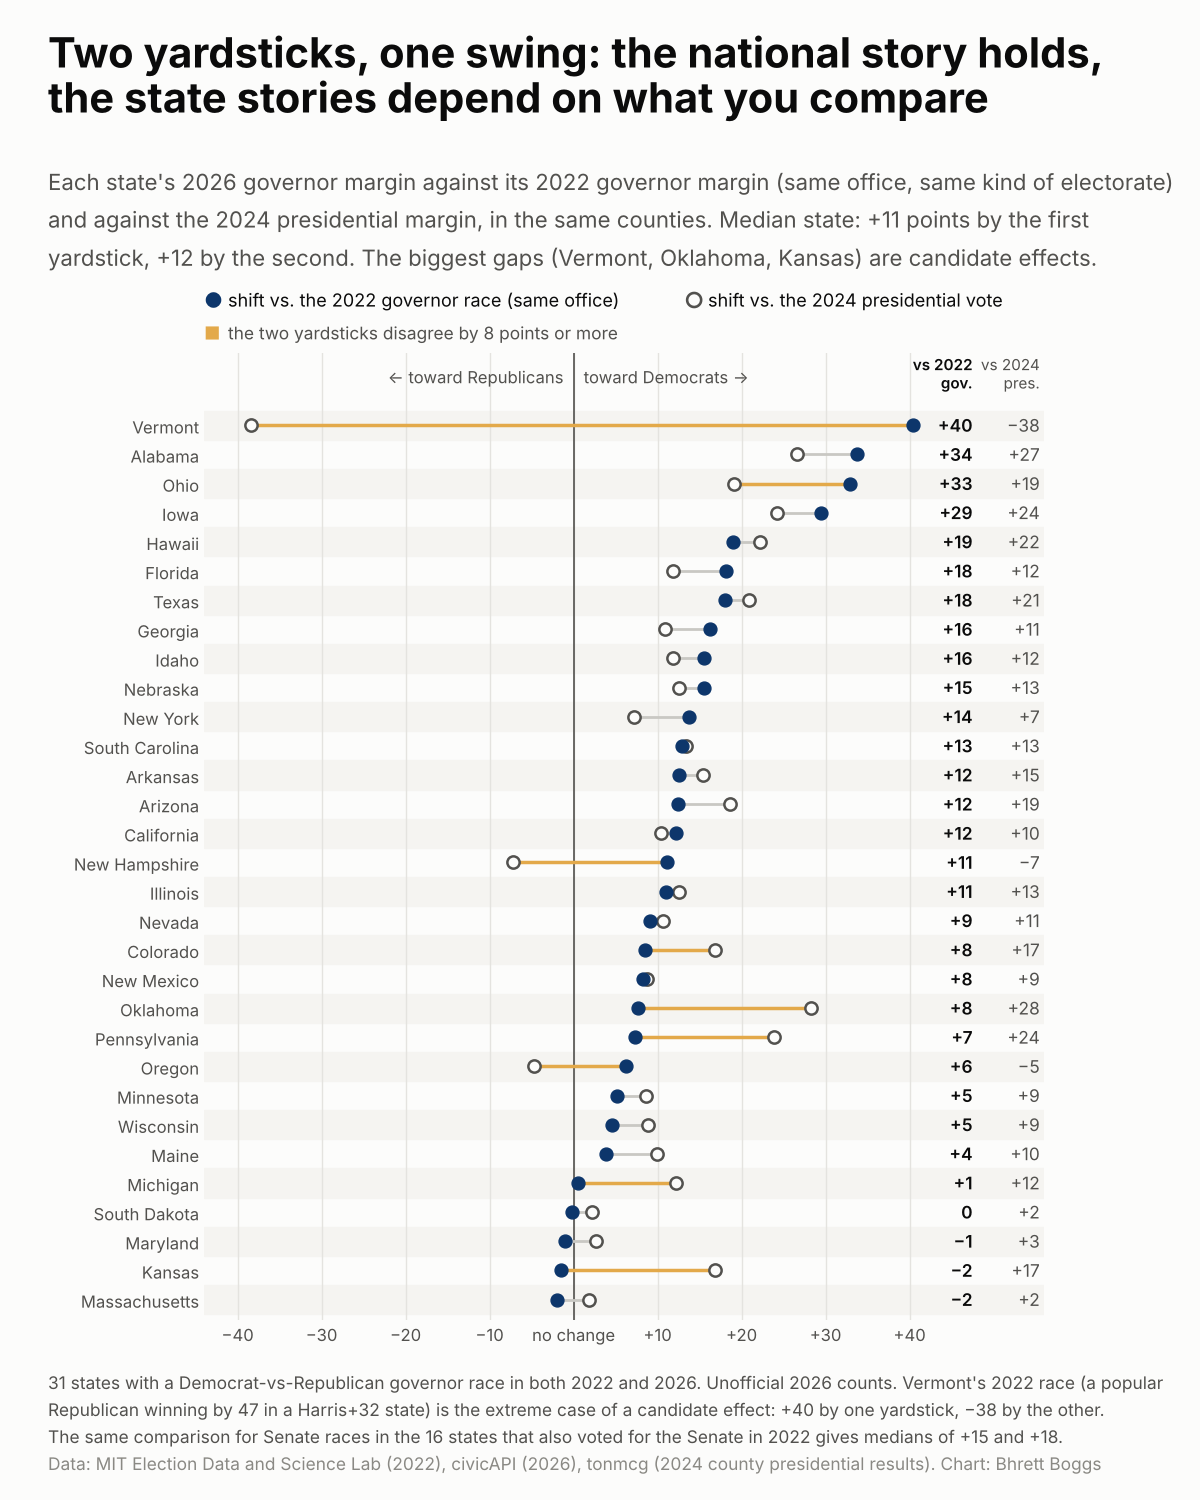

The Python source for this figure:
"""Two yardsticks for one swing: each governor race's shift measured against 2022's governor race,
and against the 2024 presidential vote, in the same counties.

Reads  data/clean/county_shift_2022_2026.csv                 2022 -> 2026 same-office county results
       data/raw/tonmcg/2024_US_County_Level_Presidential_Results.csv
Writes viz/two_yardsticks/two_yardsticks.png

Every "shift since 2024" in this project compares a governor or Senate race with a presidential race.
This chart shows what that choice does: statewide, the two baselines agree on the size of the national
swing but disagree, sometimes wildly, on individual states — the gap is candidates and offices, not voters.
"""
import sys
from pathlib import Path

import matplotlib.pyplot as plt
import numpy as np
import pandas as pd

sys.path.insert(0, str(Path(__file__).resolve().parents[1]))
from style import ACCENT, CLEAN, FIGSIZE, GRID, INK, INK_2, MUTED, SURFACE, footer, setup, titles  # noqa: E402

HERE = Path(__file__).resolve().parent
RAW = HERE.parents[1] / "data" / "raw"
NAMES = {"AL": "Alabama", "AZ": "Arizona", "AR": "Arkansas", "CA": "California", "CO": "Colorado", "FL": "Florida",
         "GA": "Georgia", "HI": "Hawaii", "ID": "Idaho", "IL": "Illinois", "IA": "Iowa", "KS": "Kansas", "ME": "Maine",
         "MD": "Maryland", "MA": "Massachusetts", "MI": "Michigan", "MN": "Minnesota", "NE": "Nebraska", "NV": "Nevada",
         "NH": "New Hampshire", "NM": "New Mexico", "NY": "New York", "OH": "Ohio", "OK": "Oklahoma", "OR": "Oregon",
         "PA": "Pennsylvania", "SC": "South Carolina", "SD": "South Dakota", "TX": "Texas", "VT": "Vermont",
         "WI": "Wisconsin"}
CLIP = 42


def build() -> pd.DataFrame:
    m = pd.read_csv(CLEAN / "county_shift_2022_2026.csv", dtype={"county_fips": str})
    m = m[m.office == "GOV"]
    b = pd.read_csv(RAW / "tonmcg" / "2024_US_County_Level_Presidential_Results.csv", dtype={"county_fips": str})
    m = m.merge(b[["county_fips", "votes_dem", "votes_gop", "total_votes"]], on="county_fips", how="inner")
    s = m.groupby("state")[["dem_2022", "rep_2022", "votes_2022", "dem_2026", "rep_2026", "votes_2026",
                            "votes_dem", "votes_gop", "total_votes"]].sum()
    s["m22"] = (s.dem_2022 - s.rep_2022) / s.votes_2022 * 100
    s["m24"] = (s.votes_dem - s.votes_gop) / s.total_votes * 100
    s["m26"] = (s.dem_2026 - s.rep_2026) / s.votes_2026 * 100
    s["vs22"] = s.m26 - s.m22
    s["vs24"] = s.m26 - s.m24
    return s.sort_values("vs22")


def fmt(v: float) -> str:
    return "0" if round(v) == 0 else f"{v:+.0f}".replace("-", "−")


def main() -> None:
    setup()
    s = build()
    med22, med24 = s.vs22.median(), s.vs24.median()
    s["gap"] = (s.vs22 - s.vs24).abs()

    fig = plt.figure(figsize=FIGSIZE, dpi=100)
    ax = fig.add_axes([0.17, 0.12, 0.70, 0.645])
    y = np.arange(len(s))
    for i in range(0, len(s), 2):
        ax.axhspan(i - 0.5, i + 0.5, color="#f5f4f1", zorder=0)
    ax.axvline(0, color=INK_2, lw=1.2, zorder=2)
    for yi, (st, r) in zip(y, s.iterrows()):
        a, b = np.clip(r.vs22, -CLIP, CLIP), np.clip(r.vs24, -CLIP, CLIP)
        ax.plot([a, b], [yi, yi], color="#c9c8c3" if r.gap < 8 else "#e3a94a", lw=2.5 if r.gap >= 8 else 2, zorder=2,
                solid_capstyle="round")
        ax.scatter([b], [yi], s=78, facecolor=SURFACE, edgecolor=INK_2, lw=1.8, zorder=3)
        ax.scatter([a], [yi], s=86, color=ACCENT, zorder=4)
        ax.text(CLIP + 5.5, yi, fmt(r.vs22), va="center", ha="right", fontsize=12.5, color=INK, weight="semibold")
        ax.text(CLIP + 13.5, yi, fmt(r.vs24), va="center", ha="right", fontsize=12.5, color=INK_2)
        if r.vs22 < -CLIP or r.vs22 > CLIP or r.vs24 < -CLIP or r.vs24 > CLIP:
            ax.text(np.sign(r.vs24) * (CLIP + 0.8), yi, "→" if r.vs24 > 0 else "←", va="center",
                    ha="left" if r.vs24 > 0 else "right", fontsize=11, color=INK_2)
    ax.set_yticks(y)
    ax.set_yticklabels([NAMES.get(st, st) for st in s.index], fontsize=12.5)
    ax.set_ylim(-0.7, len(s) + 1.5)
    ax.set_xlim(-CLIP - 2, CLIP + 14)
    ax.set_xticks([-40, -30, -20, -10, 0, 10, 20, 30, 40])
    ax.xaxis.set_major_formatter(plt.FuncFormatter(
        lambda v, _: "no change" if v == 0 else f"{v:+.0f}".replace("-", "−")))
    ax.grid(axis="x", color=GRID, lw=1)
    ax.set_axisbelow(True)
    for sp in ax.spines.values():
        sp.set_visible(False)
    ax.tick_params(length=0, labelsize=12)
    ax.text(CLIP + 5.5, len(s) + 1.45, "vs 2022\ngov.", ha="right", va="top", fontsize=11, color=INK, weight="semibold",
            linespacing=1.15)
    ax.text(CLIP + 13.5, len(s) + 1.45, "vs 2024\npres.", ha="right", va="top", fontsize=11, color=INK_2, linespacing=1.15)
    ax.text(-1.2, len(s) + 1.0, "← toward Republicans", fontsize=12, color=INK_2, va="top", ha="right")
    ax.text(1.2, len(s) + 1.0, "toward Democrats →", fontsize=12, color=INK_2, va="top", ha="left")

    # Key.
    fig.text(0.17, 0.80, "●", color=ACCENT, fontsize=15, va="center")
    fig.text(0.19, 0.80, "shift vs. the 2022 governor race (same office)", fontsize=13, color=INK, va="center")
    fig.text(0.57, 0.80, "○", color=INK_2, fontsize=16, va="center", weight="bold")
    fig.text(0.59, 0.80, "shift vs. the 2024 presidential vote", fontsize=13, color=INK, va="center")
    fig.text(0.17, 0.778, "■", color="#e3a94a", fontsize=13, va="center")
    fig.text(0.19, 0.778, "the two yardsticks disagree by 8 points or more", fontsize=12.5, color=INK_2, va="center")

    big = s.sort_values("gap", ascending=False).head(3)
    names = ", ".join(NAMES[i] for i in big.index)
    titles(fig, "Two yardsticks, one swing: the national story holds,",
           "the state stories depend on what you compare",
           f"Each state's 2026 governor margin against its 2022 governor margin (same office, same kind of electorate)\n"
           f"and against the 2024 presidential margin, in the same counties. Median state: {med22:+.0f} points by the first\n"
           f"yardstick, {med24:+.0f} by the second. The biggest gaps ({names}) are candidate effects.")
    footer(fig, [
        f"{len(s)} states with a Democrat-vs-Republican governor race in both 2022 and 2026. Unofficial 2026 counts. "
        "Vermont's 2022 race (a popular",
        "Republican winning by 47 in a Harris+32 state) is the extreme case of a candidate effect: +40 by one yardstick, −38 by the other.",
        "The same comparison for Senate races in the 16 states that also voted for the Senate in 2022 gives medians of +15 and +18.",
    ], "MIT Election Data and Science Lab (2022), civicAPI (2026), tonmcg (2024 county presidential results)")

    out = HERE / "two_yardsticks.png"
    fig.savefig(out, facecolor=SURFACE)
    print(f"wrote {out}  medians vs22 {med22:.1f} vs24 {med24:.1f}; biggest gaps {big.gap.round(1).to_dict()}")


if __name__ == "__main__":
    main()
